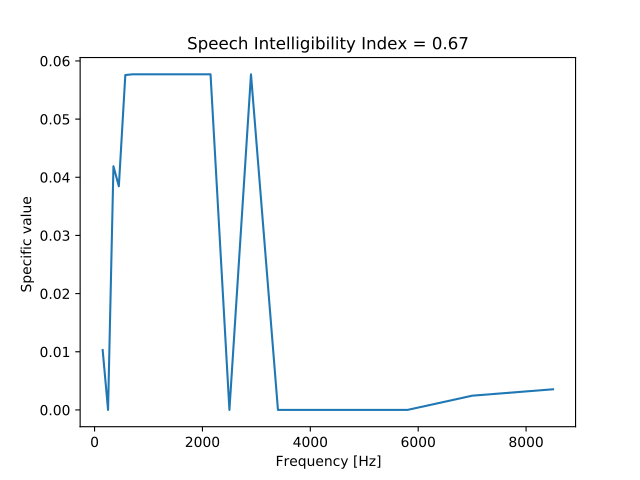

Recreate this plot in Python.
from mosqito.sq_metrics import sii_ansi_freq
from mosqito.sound_level_meter.comp_spectrum import comp_spectrum
import matplotlib.pyplot as plt
import numpy as np
fs=48000
d=0.2
dB=60
time = np.arange(0, d, 1/fs)
f = 50
stimulus = np.sin(2 * np.pi * f * time) * np.sin(np.pi * f * time) + np.sin(10 * np.pi * f * time) + np.sin(100 * np.pi * f * time)
rms = np.sqrt(np.mean(np.power(stimulus, 2)))
ampl = 0.00002 * np.power(10, dB / 20) / rms
stimulus = stimulus * ampl
spec, freqs = comp_spectrum(stimulus, fs, db=True)
SII, SII_spec, freq_axis = sii_ansi_freq(spec, freqs, method='critical', speech_level='normal')
plt.plot(freq_axis, SII_spec)
plt.xlabel("Frequency [Hz]")
plt.ylabel("Specific value ")
plt.title("Speech Intelligibility Index = " + f"{SII:.2f}")
